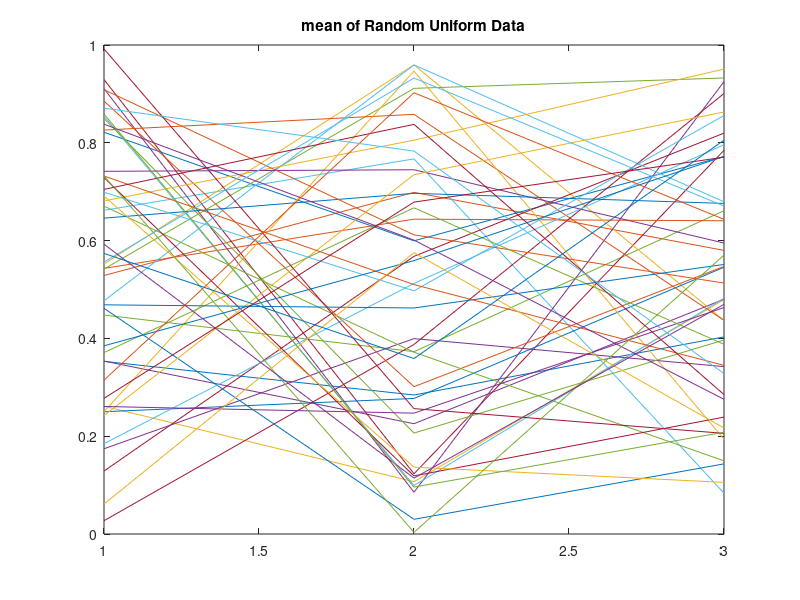

Write the MATLAB code that produced this figure.
%generate random data from a uniform distribution
%and calculate the mean.
%Plot the data and the mean.
n=50;
r=rand(3,n);
plot(r)
hold on
m=mean(r);
%plot([0,n],[m,m]);
hold off
title('mean of Random Uniform Data')

